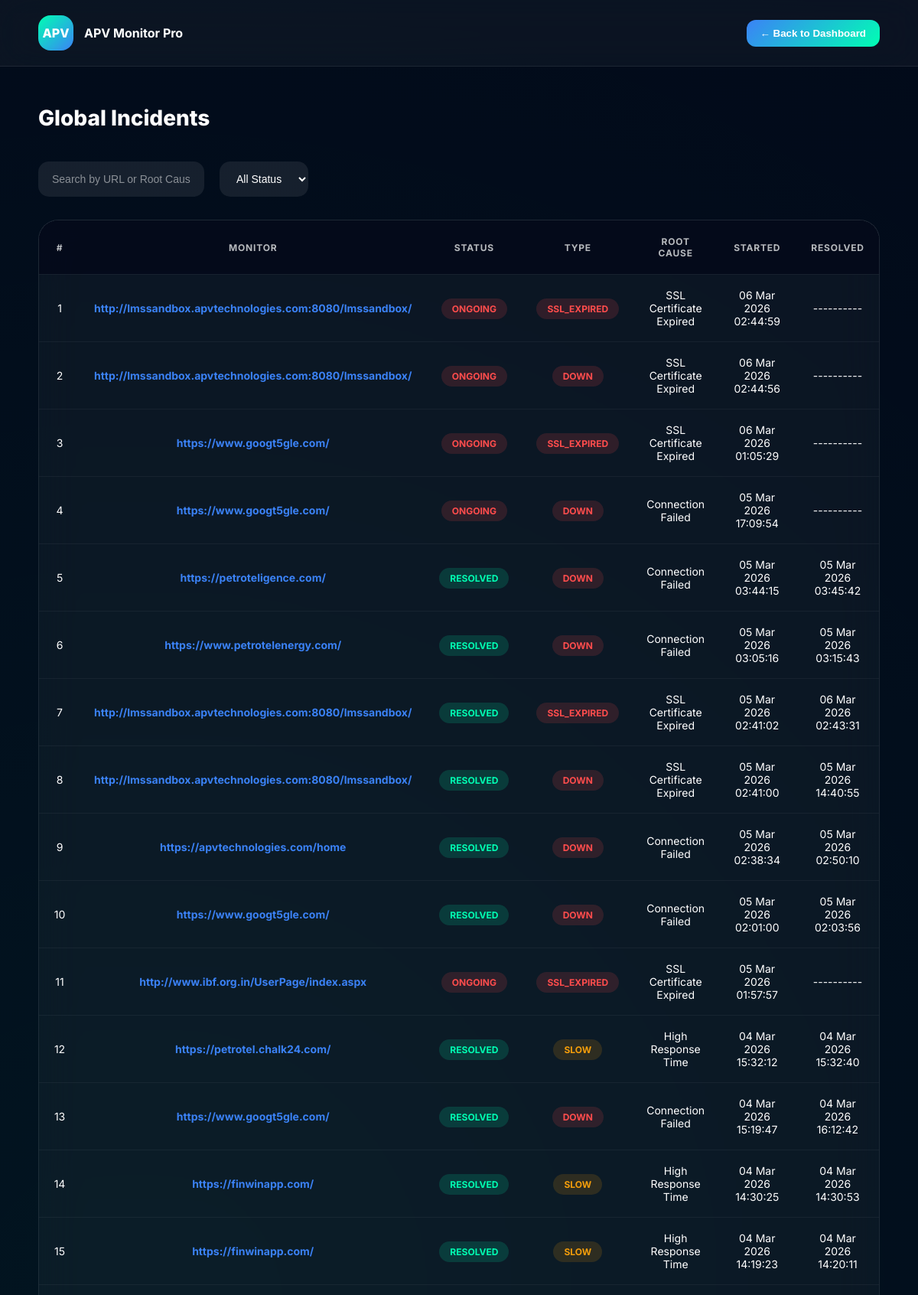
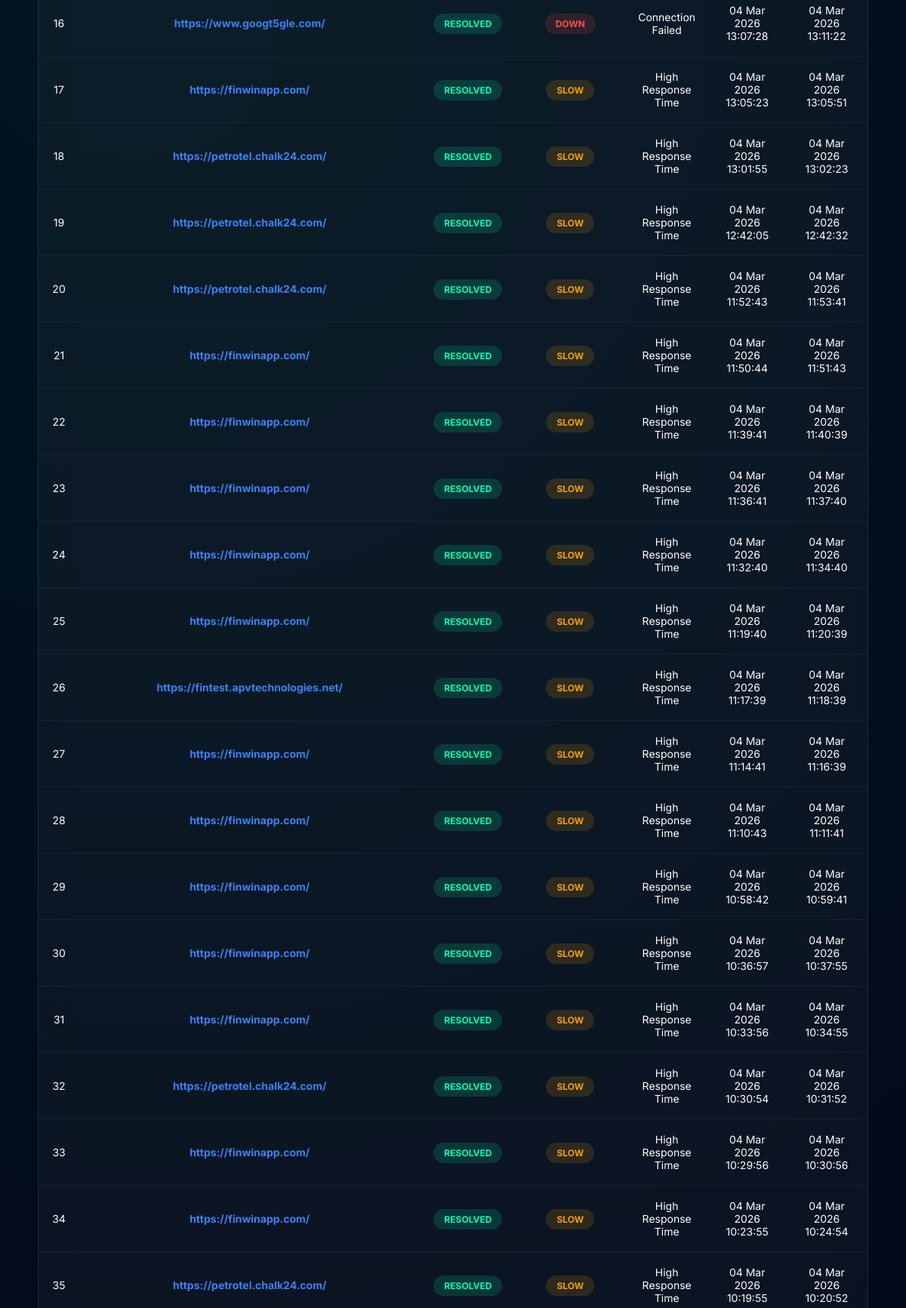
Page /incidents (signed in, upper part) on the committed database (2 pictures, top to bottom).
### models/incident.py (models this page shows, shortened)
class Incident(db.Model):
    __tablename__ = "incidents"
    id = db.Column(
        db.Integer,
        primary_key=True
    )
    monitor_id = db.Column(
        db.Integer,
        db.ForeignKey("monitors.id"),
        nullable=False,
        index=True
    )
    status = db.Column(
        db.String(50),
        nullable=False,
        index=True
    )
    message = db.Column(
        db.String(500),
        nullable=True
    )
    created_at = db.Column(
        db.DateTime,
        default=datetime.utcnow,
        index=True
    )
    lifecycle_status = db.Column(
        db.String(20),
        default="ONGOING",
        nullable=False,
        index=True
    )
    started_at = db.Column(
        db.DateTime,
        default=datetime.utcnow,
        nullable=False,
        index=True
    )
    resolved_at = db.Column(
        db.DateTime,
        nullable=True,
        index=True
    )
    duration_seconds = db.Column(
        db.Integer,
        nullable=True
    )
    root_cause = db.Column(
        db.String(255),
        default="Unknown"
    )
    http_status_code = db.Column(
        db.Integer,
        nullable=True
    )
    visibility = db.Column(
        db.String(20),
        default="PUBLIC"
    )
    comment_count = db.Column(
        db.Integer,
        default=0
    )

### models/monitor.py (models this page shows, shortened)
class Monitor(db.Model):
    __tablename__ = "monitors"
    id = db.Column(
        db.Integer,
        primary_key=True
    )
    url = db.Column(
        db.String(500),
        nullable=False,
        index=True
    )
    status = db.Column(
        db.String(20),
        default="UNKNOWN",
        nullable=False,
        index=True
    )
    response_time = db.Column(
        db.Float,
        nullable=True
    )
    is_paused = db.Column(
        db.Boolean,
        default=False,
        nullable=False,
        index=True
    )
    check_interval = db.Column(
        db.Integer,
        default=60,
        nullable=False
    )
    last_checked_at = db.Column(
        db.DateTime,
        nullable=True,
        index=True
    )
    failure_count = db.Column(
        db.Integer,
        default=0,
        nullable=False
    )
    recovery_count = db.Column(
        db.Integer,
        default=0,
        nullable=False
    )
    ssl_expiry_date = db.Column(
        db.DateTime,
        nullable=True
    )
    ssl_days_remaining = db.Column(
        db.Integer,
        default=0
    )
    last_ssl_check = db.Column(
        db.DateTime,
        nullable=True,
        index=True
    )
    last_checked = db.Column(
        db.DateTime,
        nullable=True,
        index=True
    )
    created_at = db.Column(
        db.DateTime,
        default=datetime.utcnow,
        nullable=False,
        index=True
    )
    user_id = db.Column(
        db.Integer,
        db.ForeignKey("users.id"),
        nullable=False,
        index=True
    )
    created_by = db.Column(
        db.Integer,
        db.ForeignKey("users.id"),
        nullable=False,
        index=True
    )
    incidents = db.relationship(
        "Incident",
        backref="monitor",
        lazy="select",
        cascade="all, delete-orphan"
    )
    logs = db.relationship(
        "MonitorLog",
        backref="monitor",
        lazy="select",
        cascade="all, delete-orphan"
    )

### routes/monitor_routes.py (the view, shortened to what this page needs)
@monitor_bp.route("/incidents")
def global_incidents():
    if not require_login():
        return redirect(url_for("home"))
    lifecycle = request.args.get("lifecycle")
    search = request.args.get("search")
    query = Incident.query.join(Monitor).filter(
        Monitor.user_id == session.get("user_id")
    )
    if lifecycle in ["ONGOING", "RESOLVED"]:
        query = query.filter(
            Incident.lifecycle_status == lifecycle
        )
    incidents = query.order_by(
        Incident.started_at.desc()
    ).all()
    return render_template(
        "dashboard/global_incidents.html",
        incidents=incidents
    )

### routes/monitor_routes.py (called while the page is built)
def require_login():
    if not session.get("logged_in"):
        flash("Session expired. Please login again.", "error")
        return False
    return True

### templates/dashboard/global_incidents.html (shortened to what this page needs)
<!DOCTYPE html>
<html>
<head>
</head>
<body>
<div class="navbar">
<div class="logo">
<div class="logo-box">APV</div>
<div style="font-weight:700;">APV Monitor Pro</div>
</div>
<a href="/dashboard">
<button class="back-btn">← Back to Dashboard</button>
</a>
</div>
<div class="container">
<div class="header">
<h1>Global Incidents</h1>
</div>
<div class="filter-bar">
<input type="text" id="searchInput" placeholder="Search by URL or Root Cause">
<select id="statusFilter">
<option value="ALL">All Status</option>
</select>
</div>
<div class="table-box">
<table id="incidentTable">
<tr>
<th>#</th>
<th>Monitor</th>
<th>Status</th>
<th>Type</th>
<th>Root Cause</th>
<th>Started</th>
<th>Resolved</th>
</tr>
{% if incidents %}
{% for incident in incidents %}
<tr>
<td>{{ loop.index }}</td>
<td>
<a href="/monitor/{{ incident.monitor.id }}/overview" class="url-link">
{{ incident.monitor.url }}
</a>
</td>
<td>
{% if incident.lifecycle_status == "ONGOING" %} <span class="badge badge-down">ONGOING</span>
{% else %} <span class="badge badge-resolved">RESOLVED</span>
{% endif %}
</td>
<td>
{% if incident.status == "SLOW" %} <span class="badge badge-slow">SLOW</span>
{% else %} <span class="badge badge-down">{{ incident.status }}</span>
{% endif %}
</td>
<td>{{ incident.root_cause or "-" }}</td>
<td>
{{ incident.started_at.strftime("%d %b %Y %H:%M:%S") }}
</td>
<td>
{% if incident.resolved_at %}
{{ incident.resolved_at.strftime("%d %b %Y %H:%M:%S") }}
{% else %}
----------
{% endif %}
</td>
</tr>
{% endfor %}
{% else %}
<tr>
<td colspan="8" class="empty">
No incidents recorded yet
</td>
</tr>
{% endif %}
</table>
</div>
</div>
</body>
</html>

### templates/dashboard/global_incidents.html (style rules this page uses)
:root { --green:#00ffb3; --blue:#3b82f6; --red:#ff4d4d; --orange:#f59e0b; }
body { margin:0; font-family:'Inter',sans-serif; background: radial-gradient(circle at 15% 20%, rgba(0,255,179,.06), transparent 40%), radial-gradient(circle at 85% 80%, rgba(59,130,246,.06), transparent 40%), #020617; color:white; }
.navbar { display:flex; justify-content:space-between; align-items:center; padding:20px 50px; background:rgba(255,255,255,0.04); backdrop-filter:blur(25px); border-bottom:1px solid rgba(255,255,255,0.08); }
.logo { display:flex; align-items:center; gap:14px; }
.logo-box { width:46px; height:46px; border-radius:16px; background:linear-gradient(135deg,var(--green),var(--blue)); display:flex; align-items:center; justify-content:center; font-weight:800; }
.back-btn { padding:10px 18px; border-radius:12px; border:none; background:linear-gradient(135deg,var(--blue),var(--green)); color:white; font-weight:600; cursor:pointer; }
.container { padding:50px; }
.header { margin-bottom:40px; }
.header h1 { margin:0; font-size:28px; font-weight:800; }
.filter-bar { display:flex; gap:20px; margin-bottom:30px; flex-wrap:wrap; }
.filter-bar input, .filter-bar select { padding:14px 18px; border-radius:14px; border:none; background:rgba(255,255,255,0.08); color:white; font-size:14px; }
.filter-bar input::placeholder { color:rgba(255,255,255,.5); }
.table-box { overflow-x:auto; border-radius:26px; background:rgba(255,255,255,0.04); backdrop-filter:blur(25px); border:1px solid rgba(255,255,255,0.08); }
table { width:100%; border-collapse:collapse; }
th { padding:20px; text-align:center; font-size:12px; text-transform:uppercase; letter-spacing:.8px; opacity:.7; background:#020617; }
td { padding:18px; text-align:center; font-size:14px; }
tr { border-bottom:1px solid rgba(255,255,255,0.05); }
.badge { padding:6px 14px; border-radius:20px; font-size:12px; font-weight:700; }
.badge-down { background:rgba(255,77,77,0.15); color:var(--red); }
.badge-slow { background:rgba(245,158,11,0.15); color:var(--orange); }
.badge-resolved { background:rgba(0,255,179,0.15); color:var(--green); }
.url-link { color:var(--blue); font-weight:700; text-decoration:none; }

### rows in the picture
Incident: monitor "http://lmssandbox.apvtechnologies.com:8080/lmssandbox/", lifecycle_status "ONGOING", status "SSL_EXPIRED", root_cause "SSL Certificate Expired", started_at "06 Mar 2026 02:44:59"
Incident: monitor "http://lmssandbox.apvtechnologies.com:8080/lmssandbox/", lifecycle_status "ONGOING", status "DOWN", root_cause "SSL Certificate Expired", started_at "06 Mar 2026 02:44:56"
Incident: monitor "https://www.googt5gle.com/", lifecycle_status "ONGOING", status "SSL_EXPIRED", root_cause "SSL Certificate Expired", started_at "06 Mar 2026 01:05:29"
Incident: monitor "https://www.googt5gle.com/", lifecycle_status "ONGOING", status "DOWN", root_cause "Connection Failed", started_at "05 Mar 2026 17:09:54"
Incident: monitor "https://petroteligence.com/", lifecycle_status "RESOLVED", status "DOWN", root_cause "Connection Failed", started_at "05 Mar 2026 03:44:15", resolved_at "05 Mar 2026 03:45:42"
Incident: monitor "https://www.petrotelenergy.com/", lifecycle_status "RESOLVED", status "DOWN", root_cause "Connection Failed", started_at "05 Mar 2026 03:05:16", resolved_at "05 Mar 2026 03:15:43"
Incident: monitor "http://lmssandbox.apvtechnologies.com:8080/lmssandbox/", lifecycle_status "RESOLVED", status "SSL_EXPIRED", root_cause "SSL Certificate Expired", started_at "05 Mar 2026 02:41:02", resolved_at "06 Mar 2026 02:43:31"
Incident: monitor "http://lmssandbox.apvtechnologies.com:8080/lmssandbox/", lifecycle_status "RESOLVED", status "DOWN", root_cause "SSL Certificate Expired", started_at "05 Mar 2026 02:41:00", resolved_at "05 Mar 2026 14:40:55"
Incident: monitor "https://apvtechnologies.com/home", lifecycle_status "RESOLVED", status "DOWN", root_cause "Connection Failed", started_at "05 Mar 2026 02:38:34", resolved_at "05 Mar 2026 02:50:10"
Incident: monitor "https://www.googt5gle.com/", lifecycle_status "RESOLVED", status "DOWN", root_cause "Connection Failed", started_at "05 Mar 2026 02:01:00", resolved_at "05 Mar 2026 02:03:56"
Incident: monitor "http://www.ibf.org.in/UserPage/index.aspx", lifecycle_status "ONGOING", status "SSL_EXPIRED", root_cause "SSL Certificate Expired", started_at "05 Mar 2026 01:57:57"
Incident: monitor "https://petrotel.chalk24.com/", lifecycle_status "RESOLVED", status "SLOW", root_cause "High Response Time", started_at "04 Mar 2026 15:32:12", resolved_at "04 Mar 2026 15:32:40"
Incident: monitor "https://www.googt5gle.com/", lifecycle_status "RESOLVED", status "DOWN", root_cause "Connection Failed", started_at "04 Mar 2026 15:19:47", resolved_at "04 Mar 2026 16:12:42"
Incident: monitor "https://finwinapp.com/", lifecycle_status "RESOLVED", status "SLOW", root_cause "High Response Time", started_at "04 Mar 2026 14:30:25", resolved_at "04 Mar 2026 14:30:53"
Incident: monitor "https://finwinapp.com/", lifecycle_status "RESOLVED", status "SLOW", root_cause "High Response Time", started_at "04 Mar 2026 14:19:23", resolved_at "04 Mar 2026 14:20:11"
Incident: monitor "https://www.googt5gle.com/", lifecycle_status "RESOLVED", status "DOWN", root_cause "Connection Failed", started_at "04 Mar 2026 13:07:28", resolved_at "04 Mar 2026 13:11:22"
Incident: monitor "https://finwinapp.com/", lifecycle_status "RESOLVED", status "SLOW", root_cause "High Response Time", started_at "04 Mar 2026 13:05:23", resolved_at "04 Mar 2026 13:05:51"
Incident: monitor "https://petrotel.chalk24.com/", lifecycle_status "RESOLVED", status "SLOW", root_cause "High Response Time", started_at "04 Mar 2026 13:01:55", resolved_at "04 Mar 2026 13:02:23"
Incident: monitor "https://petrotel.chalk24.com/", lifecycle_status "RESOLVED", status "SLOW", root_cause "High Response Time", started_at "04 Mar 2026 12:42:05", resolved_at "04 Mar 2026 12:42:32"
Incident: monitor "https://petrotel.chalk24.com/", lifecycle_status "RESOLVED", status "SLOW", root_cause "High Response Time", started_at "04 Mar 2026 11:52:43", resolved_at "04 Mar 2026 11:53:41"
Incident: monitor "https://finwinapp.com/", lifecycle_status "RESOLVED", status "SLOW", root_cause "High Response Time", started_at "04 Mar 2026 11:50:44", resolved_at "04 Mar 2026 11:51:43"
Incident: monitor "https://finwinapp.com/", lifecycle_status "RESOLVED", status "SLOW", root_cause "High Response Time", started_at "04 Mar 2026 11:39:41", resolved_at "04 Mar 2026 11:40:39"
Incident: monitor "https://finwinapp.com/", lifecycle_status "RESOLVED", status "SLOW", root_cause "High Response Time", started_at "04 Mar 2026 11:36:41", resolved_at "04 Mar 2026 11:37:40"
Incident: monitor "https://finwinapp.com/", lifecycle_status "RESOLVED", status "SLOW", root_cause "High Response Time", started_at "04 Mar 2026 11:32:40", resolved_at "04 Mar 2026 11:34:40"
Incident: monitor "https://finwinapp.com/", lifecycle_status "RESOLVED", status "SLOW", root_cause "High Response Time", started_at "04 Mar 2026 11:19:40", resolved_at "04 Mar 2026 11:20:39"
Incident: monitor "https://fintest.apvtechnologies.net/", lifecycle_status "RESOLVED", status "SLOW", root_cause "High Response Time", started_at "04 Mar 2026 11:17:39", resolved_at "04 Mar 2026 11:18:39"
Incident: monitor "https://finwinapp.com/", lifecycle_status "RESOLVED", status "SLOW", root_cause "High Response Time", started_at "04 Mar 2026 11:14:41", resolved_at "04 Mar 2026 11:16:39"
Incident: monitor "https://finwinapp.com/", lifecycle_status "RESOLVED", status "SLOW", root_cause "High Response Time", started_at "04 Mar 2026 11:10:43", resolved_at "04 Mar 2026 11:11:41"
Incident: monitor "https://finwinapp.com/", lifecycle_status "RESOLVED", status "SLOW", root_cause "High Response Time", started_at "04 Mar 2026 10:58:42", resolved_at "04 Mar 2026 10:59:41"
Incident: monitor "https://finwinapp.com/", lifecycle_status "RESOLVED", status "SLOW", root_cause "High Response Time", started_at "04 Mar 2026 10:36:57", resolved_at "04 Mar 2026 10:37:55"
Incident: monitor "https://finwinapp.com/", lifecycle_status "RESOLVED", status "SLOW", root_cause "High Response Time", started_at "04 Mar 2026 10:33:56", resolved_at "04 Mar 2026 10:34:55"
Incident: monitor "https://petrotel.chalk24.com/", lifecycle_status "RESOLVED", status "SLOW", root_cause "High Response Time", started_at "04 Mar 2026 10:30:54", resolved_at "04 Mar 2026 10:31:52"
Incident: monitor "https://finwinapp.com/", lifecycle_status "RESOLVED", status "SLOW", root_cause "High Response Time", started_at "04 Mar 2026 10:29:56", resolved_at "04 Mar 2026 10:30:56"
Incident: monitor "https://finwinapp.com/", lifecycle_status "RESOLVED", status "SLOW", root_cause "High Response Time", started_at "04 Mar 2026 10:23:55", resolved_at "04 Mar 2026 10:24:54"
Incident: monitor "https://petrotel.chalk24.com/", lifecycle_status "RESOLVED", status "SLOW", root_cause "High Response Time", started_at "04 Mar 2026 10:19:55", resolved_at "04 Mar 2026 10:20:52"
